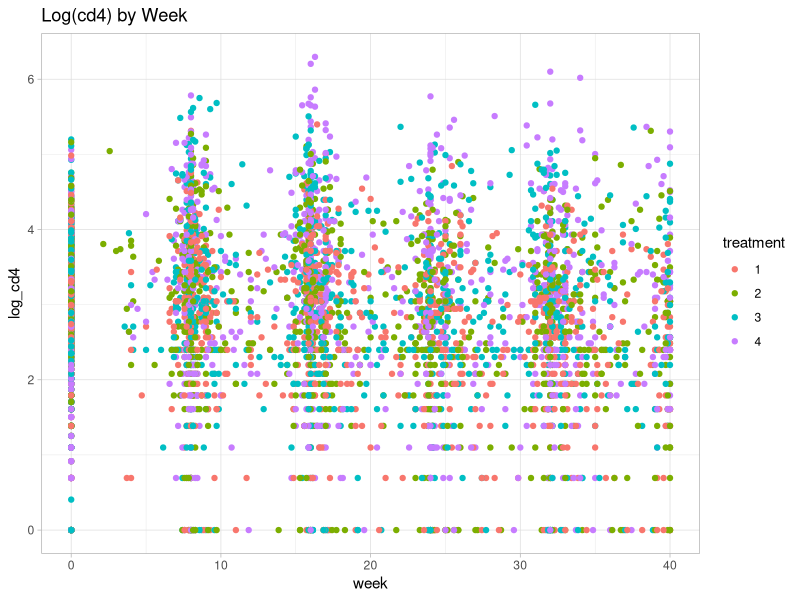
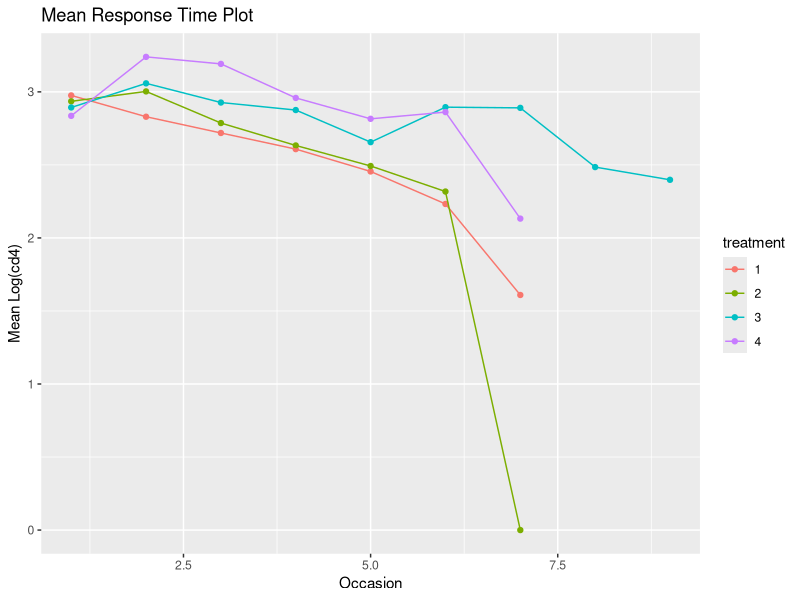
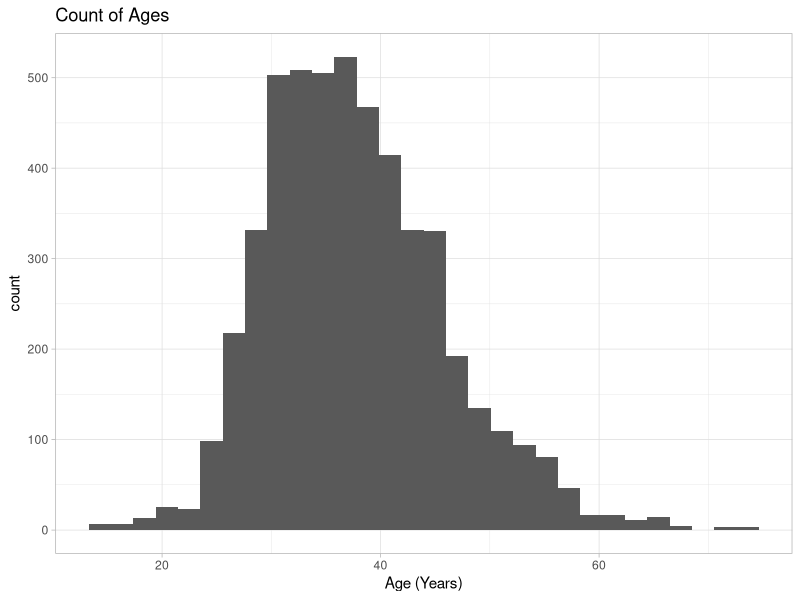
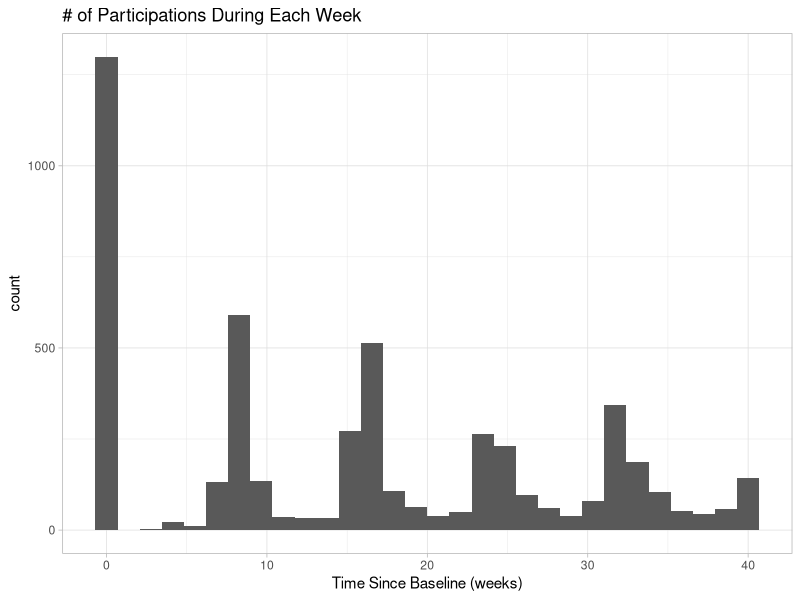
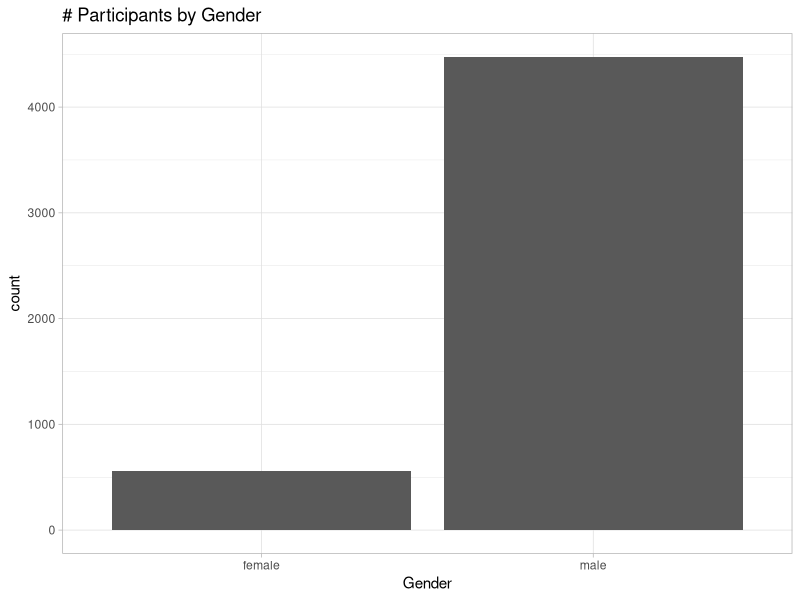
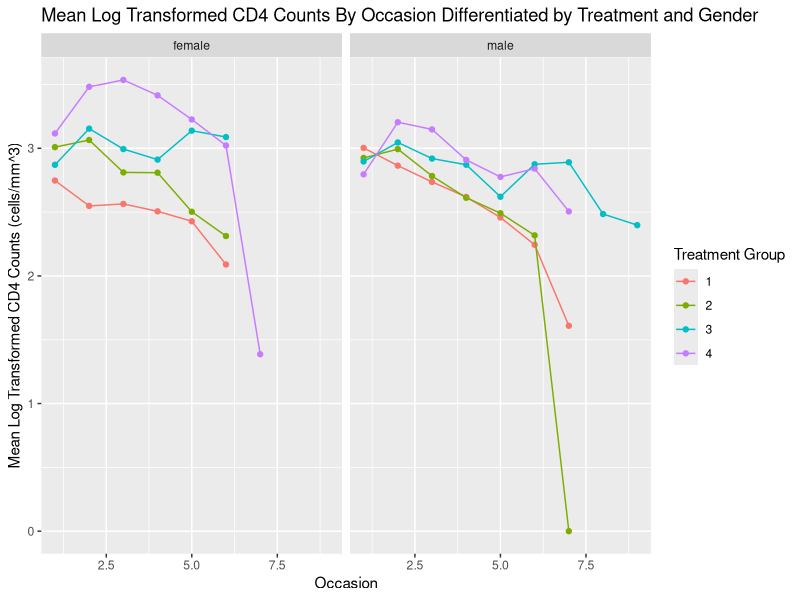
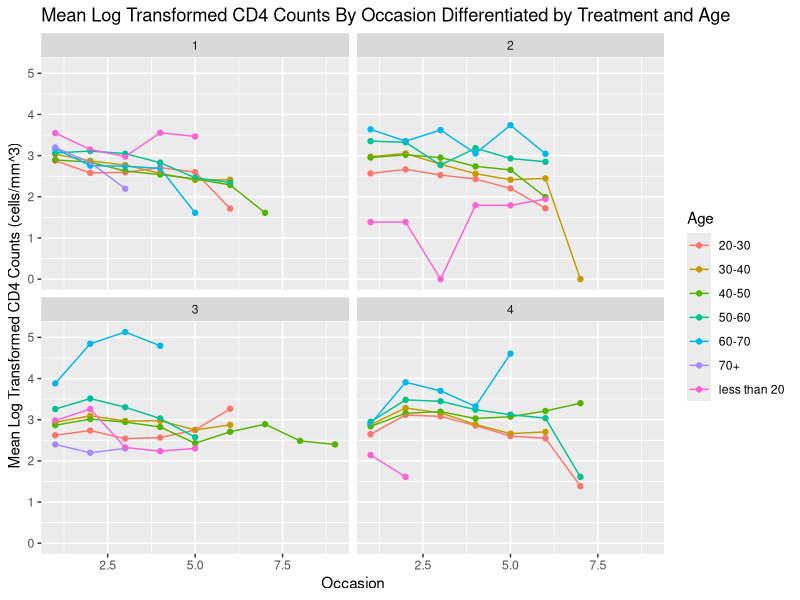
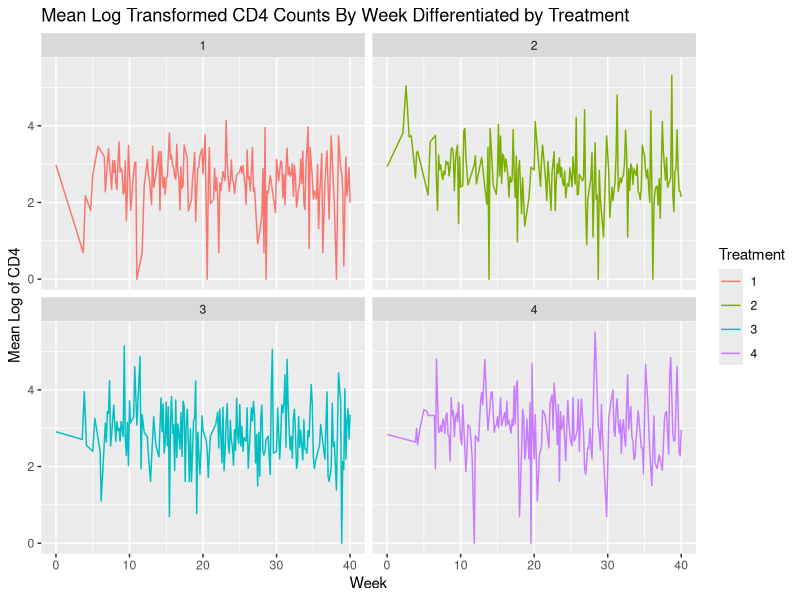

Write R code to recreate these figures, in order. (Note: a time limit stopped this script after it produced the figures.)
## ---- chunk 1
knitr::opts_chunk$set(echo=FALSE, fig.width = 5, fig.height = 4)
knitr::opts_chunk$set(message=FALSE)
knitr::opts_chunk$set(warning = FALSE) 
## ---- chunk 2
library(tidyverse)
library(magrittr)
library(nlme)
library(mgcv)
library(GGally)
library(lme4)
aids <- read_csv(here::here("data/aids.csv"))
#aids <- read_csv("~/Downloads/aids.csv")
# change treatment to factor
aids %<>% 
  mutate(treatment = factor(treatment),
         gender = factor(gender))
# add a column for occasion
aids <- aids %>% 
  group_by(id) %>% 
  mutate(occasion = row_number())
glimpse(aids)
# number of participants
num_of_subjects <- n_distinct(aids$id)
## ---- chunk 3
# spaghetti plot
aids %>% 
  ggplot(aes(x = week, y = log_cd4, group = id, color = treatment)) +
  geom_point() + 
  theme_light() +
  labs(title = "Log(cd4) by Week")
## ---- chunk 4
# mean response time plot
aids %>% 
  group_by(treatment, occasion) %>% 
  summarize(mean_log_cd4 = mean(log_cd4)) %>% 
  ggplot(aes(x = occasion, y = mean_log_cd4, group = treatment, color = treatment)) +
  geom_point() +
  geom_line() +
  labs(x = "Occasion", y = "Mean Log(cd4)") +
  ggtitle("Mean Response Time Plot")
## ---- chunk 5
summary(aids) %>% 
  knitr::kable()
aids_wide <- spread(aids, week, log_cd4)
## ---- chunk 6
aids_wide %>% 
  ggplot(aes(x = age)) +
  geom_histogram() +
  labs(x = "Age (Years)") +
  ggtitle("Count of Ages") +
  theme_light()

## ---- chunk 7
aids %>% 
  ggplot(aes(x = week)) +
  geom_histogram() +
  labs(x = "Time Since Baseline (weeks)") +
  ggtitle("# of Participations During Each Week") +
  theme_light()
## ---- chunk 8
aids_wide %>% 
  ggplot(aes(x = gender)) +
  geom_bar() +
  labs(x = "Gender") +
  ggtitle("# Participants by Gender") +
  theme_light()
## ---- chunk 9
aids <- aids %>% 
  group_by(id) %>% 
  mutate(occasion = row_number())
## ---- chunk 10
aids %>% 
  group_by(treatment, gender, occasion) %>% 
  summarize(mean_cd4 = mean(log_cd4)) %>% 
  ggplot(aes(x = occasion, y = mean_cd4, color = factor(treatment))) +
  geom_point() +
  geom_line() +
  labs(x = "Occasion", y = "Mean Log Transformed CD4 Counts (cells/mm^3)", color = "Treatment Group") +
  facet_wrap(~ gender) +
  ggtitle("Mean Log Transformed CD4 Counts By Occasion Differentiated by Treatment and Gender")
## ---- chunk 11
aids <- aids %>% 
  mutate(age_group = case_when(age > 70 ~ "70+",
                               70 >= age & age > 60 ~ "60-70", 
                               60 >= age & age > 50 ~ "50-60", 
                               50 >= age & age > 40 ~ "40-50", 
                               40 >= age & age > 30 ~ "30-40", 
                               30 >= age & age > 20 ~ "20-30", 
                               20 >= age ~ "less than 20"))
aids %>% 
  group_by(treatment, age_group, occasion) %>% 
  summarize(mean_cd4 = mean(log_cd4)) %>% 
  ggplot(aes(x = occasion, y = mean_cd4, color = age_group)) +
  geom_point() +
  geom_line()+
  labs(x = "Occasion", y = "Mean Log Transformed CD4 Counts (cells/mm^3)", color = "Age") +
  facet_wrap(~ treatment) +
  ggtitle("Mean Log Transformed CD4 Counts By Occasion Differentiated by Treatment and Age")
## ---- chunk 12
log_cd4_mean <- aids %>% group_by(treatment, week) %>%
  summarize(mean=mean(log_cd4, na.rm = TRUE))
ggplot(log_cd4_mean, aes(x = week, y = mean, group=treatment, color=as.factor(treatment))) +
  geom_line() +
  facet_wrap(~ treatment) +
  labs(x='Week', y = 'Mean Log of CD4', color='Treatment') +
  ggtitle("Mean Log Transformed CD4 Counts By Week Differentiated by Treatment")
## ---- chunk 13
aids %<>% 
  mutate(treatment = factor(treatment, levels = c(1, 2, 3, 4)),
         gender = factor(gender, levels = c("male", "female")))
## ---- chunk 14
model_rand_interaction <- lme(log_cd4 ~ week + treatment:week + gender:treatment + age:treatment,
                              data = aids,
                              random = ~ week | id,
                              method = "ML")
coef(summary(model_rand_interaction)) %>% 
  knitr::kable()
VarCorr(summary(model_rand_interaction)) %>% 
  knitr::kable()
## ---- chunk 15
model_rand <- lme(log_cd4 ~ week,
                  data = aids,
                  random = ~ week | id,
                  method = "ML")
coef(summary(model_rand)) %>% 
  knitr::kable()
VarCorr(summary(model_rand)) %>% 
  knitr::kable()
## ---- chunk 16
anova(model_rand, model_rand_interaction)
## ---- chunk 17
aids %<>% 
  mutate(cd4 = round(exp(log_cd4) - 1),
         week_sqr = week^2)
model_lme <- lme(log_cd4 ~ week + week_sqr + treatment:week + gender:treatment + age:treatment,
                              data = aids,
                              random = ~ week | id,
                              method = "ML")
coef(summary(model_lme)) %>% 
  knitr::kable()
VarCorr(summary(model_lme)) %>% 
  knitr::kable()
## ---- chunk 18
anova(model_rand_interaction, model_lme)
## ---- chunk 19
aids %<>% 
  mutate(cd4 = round(exp(log_cd4) - 1),
         week_sqr = week^2)
## ---- chunk 20
model_glmer <- glmer(cd4 ~ week + week_sqr + treatment:week + gender:treatment + age:treatment + (week | id),
               family = poisson,
               nAGQ = 0,
               data = aids)
summary(model_glmer)
## ---- chunk 21
model_lme <- lme(log_cd4 ~ week + week_sqr + treatment:week + gender:treatment + age:treatment,
                              data = aids,
                              random = ~ week | id,
                              method = "ML")
#summary(model_lme)
## ---- chunk 22
res_population <- residuals(model_lme, type = "response", level = 0)
Sigma_i <- extract.lme.cov(model_lme, aids)
L_i <- t(chol(Sigma_i)) 
res_transformed <- solve(L_i) %*% res_population
## ---- chunk 23
# histogram
tibble(r_star = res_transformed) %>% 
  ggplot(aes(x = r_star)) +
  geom_histogram(aes(y = stat(density)), bins = 14, color = "black", fill = "gray") +
  geom_function(fun = dnorm, color = "blue") +
  labs(x = "Residuals", y = "Density") +
  ggtitle("Histogram of Transformed Residuals")

## ---- chunk 24
# QQPlot
tibble(r_star = res_transformed) %>% 
  ggplot(aes(sample = r_star)) +
  geom_qq_line(color = "blue") +
  geom_qq(shape = 1) +
  labs(x = "Quantiles of Standard Normal", y = "Quantiles of Transformed Residuals") +
  ggtitle("QQ Plot")
## ---- chunk 25
# scatter plot of predicted value vs. residuals
mu_hat <- fitted(model_lme, level = 0)
mu_hat_transformed <- solve(L_i) %*% mu_hat
tibble(x = mu_hat_transformed, y = res_transformed) %>% 
  ggplot(aes(x = x, y = y)) +
  geom_hline(yintercept = 0, linetype = "dashed") +
  geom_point(shape = 1) +
  geom_smooth(method = "loess", se = FALSE) +
  labs(x = "Transformed Predicted Value", y = "Transformed Residual") +
  ggtitle("Predicted Values vs. Transformed Residuals")
## ---- chunk 26
# scatter plot of time vs. residuals
time <- aids$week
time_transformed <- solve(L_i) %*% time
tibble(x = time_transformed, y = res_transformed) %>% 
  ggplot(aes(x = x, y = y)) +
  geom_hline(yintercept = 0, linetype = "dashed") +
  geom_point(shape = 1) +
  geom_smooth(method = "loess", se = FALSE) +
  labs(x = "Transformed Time", y = "Transformed Residual") +
  ggtitle("Time vs. Transformed Residuals")
## ---- chunk 27
# Semi-variogram
Variogram(model_lme,
          data = aids,
          form = ~ week | id,
          resType = "normalized") %>% 
  as_tibble() %>% 
  ggplot(aes(x = dist, y = variog)) +
  geom_hline(yintercept = 1, linetype = "dashed") +
  geom_point(shape = 1) +
  geom_smooth(method = "loess", se = FALSE, span = 0.3) +
  ggtitle("Semi-Variogram")
## ---- chunk 28
# Mahalanobis Distance
mahalanobis_data <- tibble(id = aids$id, r_star = res_transformed) %>% 
  group_by(id) %>% 
  nest()
mahalanobis_data <- mahalanobis_data %>% 
  mutate(df = map_dbl(data, ~nrow(.x)))
mahalanobis_distance <- function(x){
  x <- as.matrix(x)
  t(x) %*% x
}
mahalanobis_data <- mahalanobis_data %>% 
  mutate(d = map_dbl(data, ~mahalanobis_distance(.x)))
mahalanobis_data <- mahalanobis_data %>% 
  mutate(p_value = pchisq(d, df, lower.tail = FALSE))
mahalanobis_data %>% 
  filter(p_value < 0.05)
